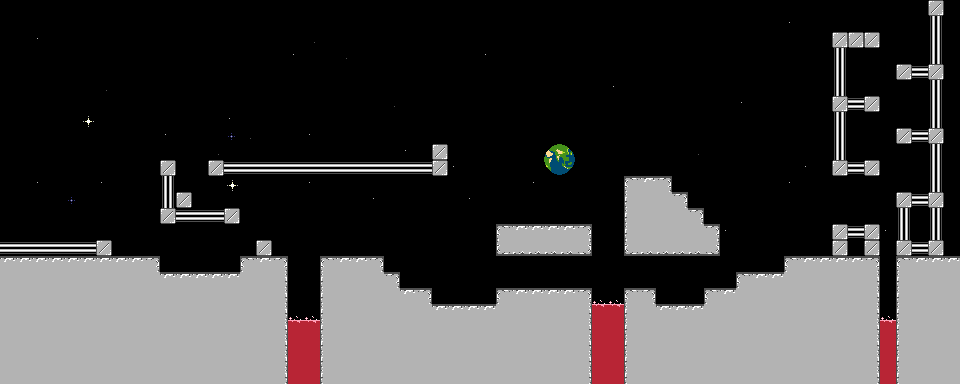

This game map was drawn from its Tiled (.tmx) file and the tilesets committed beside it. A one-line description and the trimmed map source follow:
An orthogonal 60x24 tile map with 16x16 px tiles, 3 tile layers (Sky, Platforms, Hazard) and 24 objects.

<map version="1.0" orientation="orthogonal" renderorder="right-down" width="60" height="24" tilewidth="16" tileheight="16">
 <tileset firstgid="1" name="terrain-1x1-1" tilewidth="16" tileheight="16">
  <image source="../spritesheets/terrain-1x1-1.png" width="128" height="96" />
 </tileset>
 <layer name="Sky" width="60" height="24">
  <data>[1440 cells, 1440 non-empty, 10 distinct tile ids]</data>
 </layer>
 <layer name="Platforms" width="60" height="24">
  <data>[1440 cells, 501 non-empty, 12 distinct tile ids]</data>
 </layer>
 <layer name="Hazard" width="60" height="24">
  <data>[1440 cells, 22 non-empty, 2 distinct tile ids]</data>
 </layer>
 <objectgroup name="Crates">
  <object gid="2" x="192" y="208" width="16" height="16" />
  <object gid="2" x="208" y="208" width="16" height="16" />
  <object gid="2" x="368" y="160" width="16" height="16" />
  <object gid="2" x="352" y="160" width="16" height="16" />
  <object gid="2" x="624" y="288" width="16" height="16" />
  <object gid="2" x="624" y="272" width="16" height="16" />
  <object gid="2" x="640" y="272" width="16" height="16" />
  <object gid="2" x="640" y="288" width="16" height="16" />
  <object gid="2" x="704" y="288" width="16" height="16" />
  <object gid="2" x="704" y="272" width="16" height="16" />
  <object gid="2" x="720" y="288" width="16" height="16" />
  <object gid="2" x="848" y="160" width="16" height="16" />
  <object gid="2" x="576" y="272" width="16" height="16" />
  <object gid="2" x="576" y="288" width="16" height="16" />
  <object gid="2" x="560" y="288" width="16" height="16" />
  <object gid="2" x="640" y="176" width="16" height="16" />
  <object gid="2" x="640" y="160" width="16" height="16" />
 </objectgroup>
 <objectgroup name="Stars">
  <object gid="26" x="96" y="192" />
  <object gid="26" x="288" y="64" />
  <object gid="26" x="224" y="128" />
  <object gid="26" x="368" y="208" />
  <object gid="26" x="784" y="32" />
  <object gid="26" x="800" y="176" />
  <object gid="26" x="480" y="64" />
 </objectgroup>
</map>